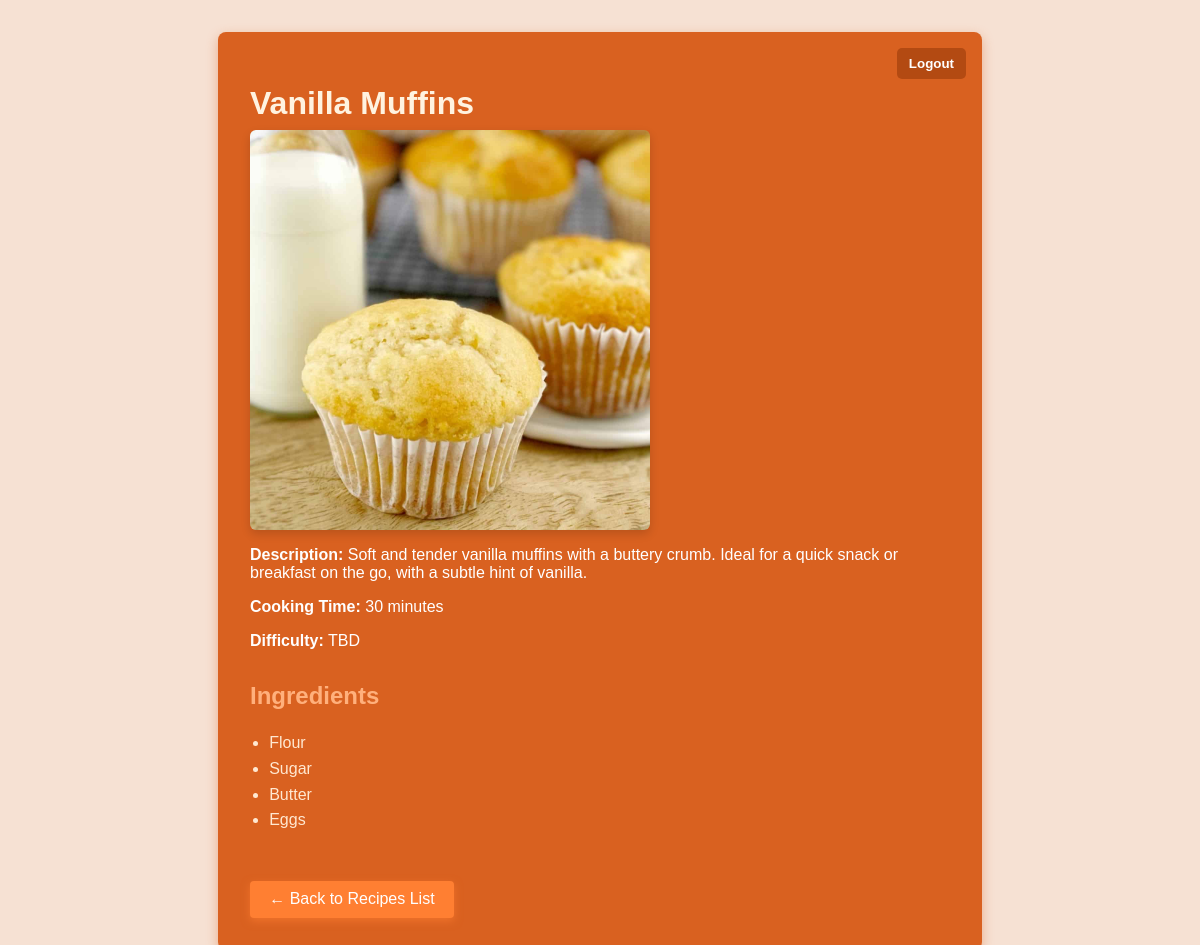
The app's page /detail/9/ (signed in) with its own data.
### recipes/models.py (models this page shows, shortened)
class Recipe(models.Model):
    title = models.CharField(max_length=200)
    description = models.TextField(blank=True)
    cooking_time = models.PositiveIntegerField(help_text="Enter cooking time in minutes")
    difficulty = models.CharField(max_length=20, default="TBD")
    ingredients = models.ManyToManyField(Ingredient, through='RecipeIngredient')
    pic = models.ImageField(upload_to="recipes", default="no_picture.jpeg")

### recipeingredients/models.py (models this page shows, shortened)
class RecipeIngredient(models.Model):
    recipe = models.ForeignKey(
        Recipe, on_delete=models.CASCADE, related_name='recipe_ingredients'  # e.g. use this
    )
    ingredient = models.ForeignKey(Ingredient, on_delete=models.CASCADE)

### ingredients/models.py (models this page shows, shortened)
class Ingredient(models.Model):
    name = models.CharField(max_length=200)

### recipes/views.py (the view)
# urls.py: path('detail/<int:pk>/', recipe_detail, name='recipe_detail'),
@login_required(login_url='login')
def recipe_detail(request, pk):
    recipe = get_object_or_404(Recipe, pk=pk)
    return render(request, 'recipes/recipe_detail.html', {'recipe': recipe})

### recipes/templates/recipes/recipe_detail.html (shortened to what this page needs)
<!DOCTYPE html>
<html lang="en">
<head>
</head>
<body>
  <div class="container">
    <form class="logout-form" action="{% url 'recipes:logout' %}" method="post">
      <button type="submit" aria-label="Logout">Logout</button>
    </form>
    <h1>{{ recipe.title }}</h1>
    <img src="{{ recipe.pic.url }}" alt="{{ recipe.title }}" />
    <p><strong>Description:</strong> {{ recipe.description }}</p>
    <p><strong>Cooking Time:</strong> {{ recipe.cooking_time }} minutes</p>
    <p><strong>Difficulty:</strong> {{ recipe.difficulty }}</p>
    <h2>Ingredients</h2>
    <ul>
      {% for ri in recipe.recipe_ingredients.all %}
        <li>{{ ri.ingredient.name }}</li>
      {% empty %}
        <li>No ingredients found.</li>
      {% endfor %}
    </ul>
    <a href="{% url 'recipes:recipe_list' %}">← Back to Recipes List</a>
  </div>
</body>
</html>

### recipes/templates/recipes/recipe_detail.html (style rules this page uses)
body { font-family: Arial, sans-serif; margin: 2rem; background-color: #f6e1d3; color: #3a2e2e; }
.container { background-color: #d96120; border-radius: 8px; padding: 2rem; max-width: 700px; margin: auto; box-shadow: 0 4px 12px rgba(217, 97, 32, 0.4); color: #fff; position: relative; }
img { width: 100%; max-width: 400px; height: auto; display: block; margin-bottom: 1rem; border-radius: 6px; box-shadow: 0 4px 10px rgba(0,0,0,0.15); }
h1 { color: #fff3e0; margin-bottom: 0.5rem; }
h2 { margin-top: 2rem; color: #ffb07c; }
ul { padding-left: 1.2rem; color: #ffe8d1; }
li { line-height: 1.6; }
p strong { color: #fff; }
a { display: inline-block; margin-top: 2rem; padding: 0.6rem 1.2rem; background-color: #ff7f32; color: white; text-decoration: none; border-radius: 4px; box-shadow: 0 3px 8px rgba(255,127,50,0.6); transition: background-color 0.3s ease; }
form.logout-form { position: absolute; top: 1rem; right: 1rem; margin: 0; }
form.logout-form button { background-color: #b34a12; border: none; color: white; padding: 8px 12px; border-radius: 5px; cursor: pointer; font-weight: 600; transition: background-color 0.3s ease; }

### records on screen
Recipe: title "Vanilla Muffins", pic (picture), description "Soft and tender vanilla muffins with a buttery crumb. Ideal for a quick snack or breakfast on the go, with a subtle hint of vanilla.", cooking_time "30", difficulty "TBD"
RecipeIngredient: ingredient.name "Flour"
RecipeIngredient: ingredient.name "Sugar"
RecipeIngredient: ingredient.name "Butter"
RecipeIngredient: ingredient.name "Eggs"
